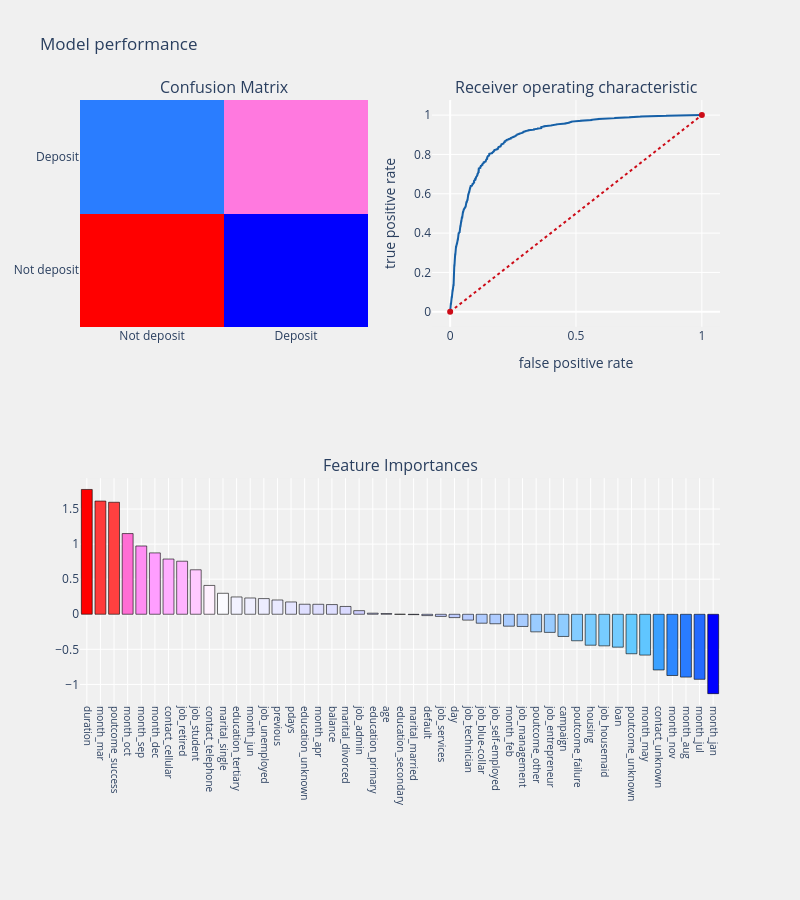

The code cell stored with this chart in its notebook:
### Code cell
#Function attributes
#dataframe - processed dataframe
#Algorithm - Algorithm used
#training_x - predictor variables dataframe(training)
#testing_x - predictor variables dataframe(testing)
#training_y - target variable(training)
#training_y - target variable(testing)
#cf - ["coefficients","features"](cooefficients for logistic
#regression,features for tree based models)

#threshold_plot - if True returns threshold plot for model
def bank_deposit_prediction(algorithm,training_x,testing_x, training_y,testing_y,cols,cf,threshold_plot):
    #model
    algorithm.fit(training_x,training_y)
    predictions = algorithm.predict(testing_x)
    probabilities = algorithm.predict_proba(testing_x)

    #coefficient
    if cf == "coefficients" :
        coefficients = pd.DataFrame(algorithm.coef_.ravel())
    elif cf == "features" :
        coefficients = pd.DataFrame(algorithm.feature_importances_)
    
    column_df = pd.DataFrame(cols)
    coef_sumry = (pd.merge(coefficients,column_df,left_index= True,right_index= True, how = "left"))
    coef_sumry.columns = ["coefficients","features"]
    coef_sumry = coef_sumry.sort_values(by = "coefficients",ascending = False)

    print (algorithm)
    print ("\n Classification report: \n", classification_report(testing_y,predictions))
    print ("Accuracy Score : ",accuracy_score(testing_y,predictions))

    #confusion matrix
    conf_matrix = confusion_matrix(testing_y,predictions)
    #roc_auc_score
    model_roc_auc = roc_auc_score(testing_y,predictions)
    print ("Area under curve : ",model_roc_auc,"\n")
    fpr,tpr,thresholds = roc_curve(testing_y,probabilities[:,1])
    
    #plot confusion matrix
    trace1 = go.Heatmap(z = conf_matrix ,x = ["Not deposit","Deposit"],y = ["Not deposit","Deposit"],showscale = False,colorscale = "Picnic",name = "matrix")

    #plot roc curve
    trace2 = go.Scatter(x = fpr,y = tpr,name = "Roc : " + str(model_roc_auc),line = dict(color = ('rgb(22, 96, 167)'),width = 2))
    trace3 = go.Scatter(x = [0,1],y=[0,1],line = dict(color = ('rgb(205, 12, 24)'),width = 2,dash = 'dot'))
    #plot coeffs
    trace4 = go.Bar(x = coef_sumry["features"],y = coef_sumry["coefficients"],name = "coefficients",marker = dict(color = coef_sumry["coefficients"],colorscale = "Picnic",line = dict(width = .6,color = "black")))
    #subplots
    fig = tls.make_subplots(rows=2, cols=2, specs=[[{}, {}], [{'colspan': 2}, None]], subplot_titles=('Confusion Matrix','Receiver operating characteristic','Feature Importances'))
    fig.append_trace(trace1,1,1)
    fig.append_trace(trace2,1,2)
    fig.append_trace(trace3,1,2)
    fig.append_trace(trace4,2,1)
    
    fig['layout'].update(showlegend=False, title="Model performance" ,
                autosize = False,height = 900,width = 800,
                plot_bgcolor = 'rgba(240,240,240, 0.95)',
                paper_bgcolor = 'rgba(240,240,240, 0.95)',
                margin = dict(b = 195))
    fig["layout"]["xaxis2"].update(dict(title = "false positive rate"))
    fig["layout"]["yaxis2"].update(dict(title = "true positive rate"))
    fig["layout"]["xaxis3"].update(dict(showgrid = True,tickfont = dict(size = 10),tickangle = 90))

    py.iplot(fig)

    if threshold_plot == True :
        visualizer = DiscriminationThreshold(algorithm)
        visualizer.fit(training_x,training_y)
        visualizer.poof()

    fig.show(renderer="colab")

logit = LogisticRegression(
    C=1.0, class_weight=None, dual=False,fit_intercept=True,
    intercept_scaling=1, max_iter=100, multi_class='ovr', n_jobs=1,
    penalty='l2', random_state=None, solver='liblinear', tol=0.0001,
    verbose=0, warm_start=False)

bank_deposit_prediction(logit,train_X,test_X,train_Y,test_Y,cols,"coefficients",threshold_plot = True)

### Figure 1 — Plotly figure (JSON) as saved in the notebook; plotly's stock layout.template omitted (floating-point values rounded to 4 significant figures; data arrays with more than 128 entries replaced by an {"elided": "..."} marker saying what was removed)
{"data": [{"colorscale": [[0, "rgb(0,0,255)"], [0.1, "rgb(51,153,255)"], [0.2, "rgb(102,204,255)"], [0.3, "rgb(153,204,255)"], [0.4, "rgb(204,204,255)"], [0.5, "rgb(255,255,255)"], [0.6, "rgb(255,204,255)"], [0.7, "rgb(255,153,255)"], [0.8, "rgb(255,102,204)"], [0.9, "rgb(255,102,102)"], [1, "rgb(255,0,0)"]], "name": "matrix", "showscale": false, "type": "heatmap", "x": ["Not deposit", "Deposit"], "xaxis": "x", "y": ["Not deposit", "Deposit"], "yaxis": "y", "z": [[1250, 209], [294, 1003]]}, {"line": {"color": "rgb(22, 96, 167)", "width": 2}, "name": "Roc : 0.8150371263256855", "type": "scatter", "x": {"elided": "736 float values"}, "xaxis": "x2", "y": {"elided": "736 float values"}, "yaxis": "y2"}, {"line": {"color": "rgb(205, 12, 24)", "dash": "dot", "width": 2}, "type": "scatter", "x": [0, 1], "xaxis": "x2", "y": [0, 1], "yaxis": "y2"}, {"marker": {"color": [1.779, 1.613, 1.597, 1.15, 0.9732, 0.8746, 0.787, 0.7562, 0.634, 0.411, 0.2987, 0.2465, 0.2317, 0.2231, 0.2034, 0.1752, 0.1427, 0.1421, 0.138, 0.111, 0.05127, 0.01525, 0.009491, -0.000277, -0.005592, -0.01926, -0.0307, -0.0478, -0.08357, -0.1277, -0.1357, -0.1701, -0.174, -0.251, -0.2584, -0.3165, -0.3781, -0.4412, -0.4504, -0.4692, -0.5633, -0.5823, -0.7939, -0.8729, -0.8962, -0.9276, -1.132], "colorscale": [[0, "rgb(0,0,255)"], [0.1, "rgb(51,153,255)"], [0.2, "rgb(102,204,255)"], [0.3, "rgb(153,204,255)"], [0.4, "rgb(204,204,255)"], [0.5, "rgb(255,255,255)"], [0.6, "rgb(255,204,255)"], [0.7, "rgb(255,153,255)"], [0.8, "rgb(255,102,204)"], [0.9, "rgb(255,102,102)"], [1, "rgb(255,0,0)"]], "line": {"color": "black", "width": 0.6}}, "name": "coefficients", "type": "bar", "x": ["duration", "month_mar", "poutcome_success", "month_oct", "month_sep", "month_dec", "contact_cellular", "job_retired", "job_student", "contact_telephone", "marital_single", "education_tertiary", "month_jun", "job_unemployed", "previous", "pdays", "education_unknown", "month_apr", "balance", "marital_divorced", "job_admin", "education_primary", "age", "education_secondary", "marital_married", "default", "job_services", "day", "job_technician", "job_blue-collar", "job_self-employed", "month_feb", "job_management", "poutcome_other", "job_entrepreneur", "campaign", "poutcome_failure", "housing", "job_housemaid", "loan", "poutcome_unknown", "month_may", "contact_unknown", "month_nov", "month_aug", "month_jul", "month_jan"], "xaxis": "x3", "y": [1.779, 1.613, 1.597, 1.15, 0.9732, 0.8746, 0.787, 0.7562, 0.634, 0.411, 0.2987, 0.2465, 0.2317, 0.2231, 0.2034, 0.1752, 0.1427, 0.1421, 0.138, 0.111, 0.05127, 0.01525, 0.009491, -0.000277, -0.005592, -0.01926, -0.0307, -0.0478, -0.08357, -0.1277, -0.1357, -0.1701, -0.174, -0.251, -0.2584, -0.3165, -0.3781, -0.4412, -0.4504, -0.4692, -0.5633, -0.5823, -0.7939, -0.8729, -0.8962, -0.9276, -1.132], "yaxis": "y3"}], "layout": {"annotations": [{"font": {"size": 16}, "showarrow": false, "text": "Confusion Matrix", "x": 0.225, "xanchor": "center", "xref": "paper", "y": 1, "yanchor": "bottom", "yref": "paper"}, {"font": {"size": 16}, "showarrow": false, "text": "Receiver operating characteristic", "x": 0.775, "xanchor": "center", "xref": "paper", "y": 1, "yanchor": "bottom", "yref": "paper"}, {"font": {"size": 16}, "showarrow": false, "text": "Feature Importances", "x": 0.5, "xanchor": "center", "xref": "paper", "y": 0.375, "yanchor": "bottom", "yref": "paper"}], "autosize": false, "height": 900, "margin": {"b": 195}, "paper_bgcolor": "rgba(240,240,240, 0.95)", "plot_bgcolor": "rgba(240,240,240, 0.95)", "showlegend": false, "title": {"text": "Model performance"}, "width": 800, "xaxis": {"anchor": "y", "domain": [0, 0.45]}, "xaxis2": {"anchor": "y2", "domain": [0.55, 1], "title": {"text": "false positive rate"}}, "xaxis3": {"anchor": "y3", "domain": [0, 1], "showgrid": true, "tickangle": 90, "tickfont": {"size": 10}}, "yaxis": {"anchor": "x", "domain": [0.625, 1]}, "yaxis2": {"anchor": "x2", "domain": [0.625, 1], "title": {"text": "true positive rate"}}, "yaxis3": {"anchor": "x3", "domain": [0, 0.375]}}}
